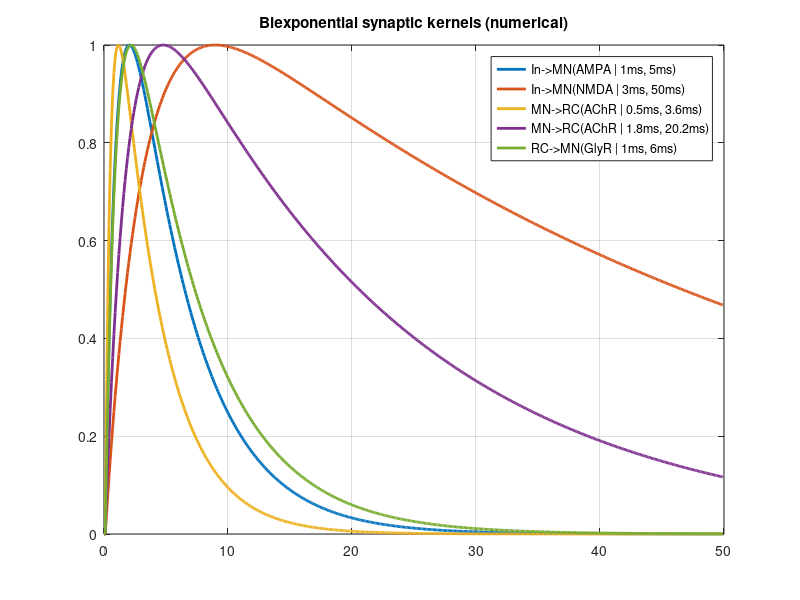
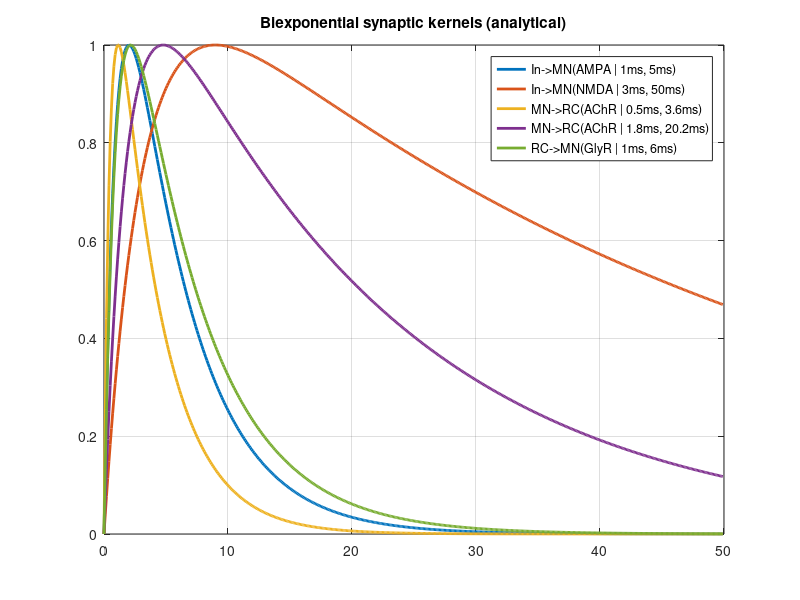

Reproduce these figures in MATLAB, in order.
parentDir = fileparts(pwd); 
addpath(parentDir);

%---------fig_method_5.png----------

%------ Biexponential synaptic kernels (analytical)------
labels={'In->MN(AMPA | 1ms, 5ms)',...
        'In->MN(NMDA | 3ms, 50ms)',...
        'MN->RC(AChR | 0.5ms, 3.6ms)',...
        'MN->RC(AChR | 1.8ms, 20.2ms)',...
        'RC->MN(GlyR | 1ms, 6ms)'};
tau=[1,   5;
     3,   50;
     0.5, 3.6;
     1.8, 20.2;
     1,   6];
h=[ 1.8692, 1.2731, 1.5977, 1.3908, 1.7175]; % normalizing terms


dt=0.1; %ms
tlength = 50; %ms
t = 0:dt:(tlength-dt);
kernels=zeros(5,tlength/dt);
for i=1:5
  kernels(i,:)=h(i)*(exp(-t /tau(i,2))-exp(-t/tau(i,1)));
end
figure;plot(t,kernels','linewidth',2);
ylim([0 1]);grid on;
legend(labels);
title('Biexponential synaptic kernels (analytical)')


%------ Biexponential synaptic kernels (numerical)------
kernels2=zeros(5,tlength/dt);
h2=[14.6481, 3.9770, 26.5924, 6.9913, 14.0482]; % normalizing terms
for i=1:5
  v = zeros(1,length(t));
  v2 = zeros(1,length(t));
  In = zeros(1,length(t)); In(1)=1; % impulse
  for tt=1:length(t)-1
      dv  = v2(tt);
      dv2 = h2(i)*In(tt) - (tau(i,1)+tau(i,2))*v2(tt)/tau(i,1)/tau(i,2) - v(tt)/tau(i,1)/tau(i,2); 
      v(tt+1)=v(tt)+dv*dt;
      v2(tt+1)=v2(tt)+dv2*dt;
  end
  kernels2(i,:)=v;
end
figure;plot(t,kernels2','linewidth',2);
ylim([0 1]);grid on;
legend(labels)
title('Biexponential synaptic kernels (numerical)')


saveas(gcf,['figures' filesep 'fig_method_5.png'])